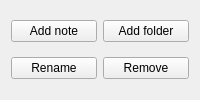
                <widget class="QWidget" name="page_11">
                 <layout class="QVBoxLayout" name="verticalLayout_15">
                  <item>
                   <layout class="QHBoxLayout" name="horizontalLayout_4">
                    <item>
                     <widget class="QPushButton" name="addNoteButton">
                      <property name="text">
                       <string>Add note</string>
                      </property>
                      <property name="icon">
                       <iconset resource="resources.qrc">
                        <normaloff>:/resources/note.svg</normaloff>:/resources/note.svg</iconset>
                      </property>
                     </widget>
                    </item>
                    <item>
                     <widget class="QPushButton" name="addFolderNoteButton">
                      <property name="text">
                       <string>Add folder</string>
                      </property>
                      <property name="icon">
                       <iconset resource="resources.qrc">
                        <normaloff>:/resources/folder.svg</normaloff>:/resources/folder.svg</iconset>
                      </property>
                     </widget>
                    </item>
                   </layout>
                  </item>
                  <item>
                   <layout class="QHBoxLayout" name="horizontalLayout_15">
                    <item>
                     <widget class="QPushButton" name="renameNoteButton">
                      <property name="text">
                       <string>Rename</string>
                      </property>
                      <property name="icon">
                       <iconset resource="resources.qrc">
                        <normaloff>:/resources/rename.svg</normaloff>:/resources/rename.svg</iconset>
                      </property>
                     </widget>
                    </item>
                    <item>
                     <widget class="QPushButton" name="removeNoteButton">
                      <property name="text">
                       <string>Remove</string>
                      </property>
                      <property name="icon">
                       <iconset resource="resources.qrc">
                        <normaloff>:/resources/trash.svg</normaloff>:/resources/trash.svg</iconset>
                      </property>
                     </widget>
                    </item>
                   </layout>
                  </item>
                 </layout>
                </widget>
